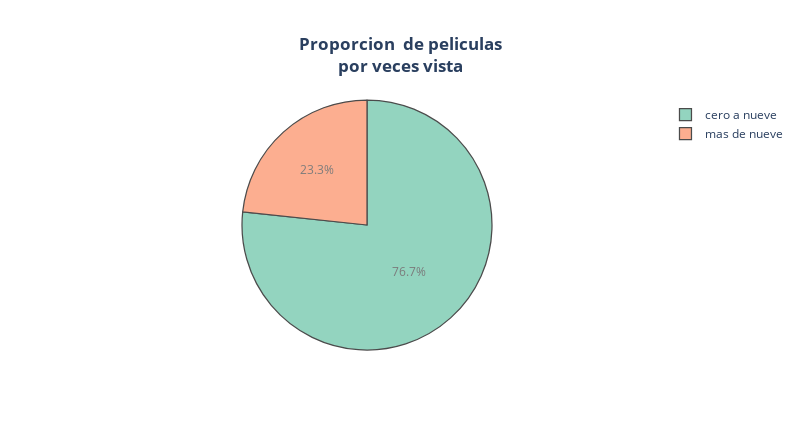

Notebook code for this chart:
### Markdown cell above
- La mayoria de usuarios tienen pocas calificaciones hechas, y se observan usuarios con demasidas calificaciones. Se deciden eliminar los usuarios con mas de 1000 calificaciones. Ademas la mayoria de peliculas fueron calificadas entre 0 y 9 veces lo que sugiere una baja confiaza del promedio de calificacion de las peliculas, se considera tomar las peliculas con mas de 10 calificaciones sin embargo seria demasiada informacion perdida

### Code cell
pieplot()

### Figure 1 — Plotly figure (JSON) as saved in the notebook; plotly's stock layout.template omitted (floating-point values rounded to 4 significant figures)
{"data": [{"customdata": [["mas de nueve"], ["cero a nueve"]], "domain": {"x": [0, 1], "y": [0, 1]}, "hovertemplate": "peliculas=%{value}<extra></extra>", "labels": ["mas de nueve", "cero a nueve"], "legendgroup": "", "marker": {"line": {"color": "black", "width": 1.25}}, "name": "", "opacity": 0.7, "showlegend": true, "type": "pie", "values": [2269, 7455]}], "layout": {"height": 430, "legend": {"tracegroupgap": 0}, "piecolorway": ["rgb(102,194,165)", "rgb(252,141,98)", "rgb(141,160,203)", "rgb(231,138,195)", "rgb(166,216,84)", "rgb(255,217,47)", "rgb(229,196,148)", "rgb(179,179,179)"], "title": {"text": "<b>Proporcion  de peliculas<br>por veces vista</b>", "x": 0.5}, "width": 800}}
